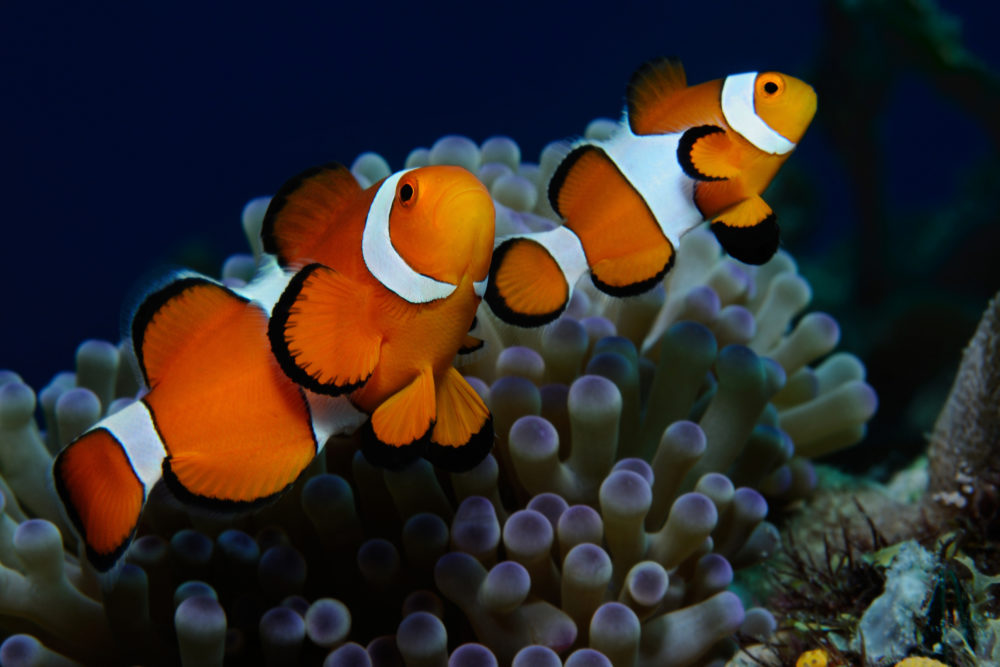
#> input picture data/Regular-Ocellaris-Clownfish-Amphiprion-Ocellaris-1-e1536625989383.jpg, 1000 x 667 px, given in place of the camera
$ python background_subtractor.py
#> lines starting #> are read from the running program, lines starting #| are printed output that depends on the picture
import cv2 as cv
import numpy as np

from argparse import ArgumentParser


if __name__ == "__main__":
    ap = ArgumentParser()
    ap.add_argument(
        "-r", "--ratio", default=0.85, type=float, help="Set background ratio"
    )
    ap.add_argument("-s", "--shadow", default=255, type=int, help="Set shadow value")
    ap.add_argument(
        "-rec", "--record", default=False, action="store_true", help="Record output?"
    )
    args = vars(ap.parse_args())

    cap = cv.VideoCapture(0)
    if args["record"]:
        h = int(cap.get(cv.CAP_PROP_FRAME_HEIGHT))
        w = int(cap.get(cv.CAP_PROP_FRAME_WIDTH))
        codec = cv.VideoWriter_fourcc(*"MPEG")
        out = cv.VideoWriter("out.avi", codec, 10.0, (w * 2, h))

    kernel = cv.getStructuringElement(cv.MORPH_ELLIPSE, (6, 6))

    bgs = cv.createBackgroundSubtractorMOG2()
    bgs.setBackgroundRatio(args["ratio"])
    bgs.setShadowValue(args["shadow"])

    while True:
        grabbed, frame = cap.read()
#> frame is the input picture: shape (667, 1000, 3); mean B, G, R 40.7, 42.9, 49.7
        if not grabbed:
            break

        gray = cv.cvtColor(frame, cv.COLOR_BGR2GRAY)
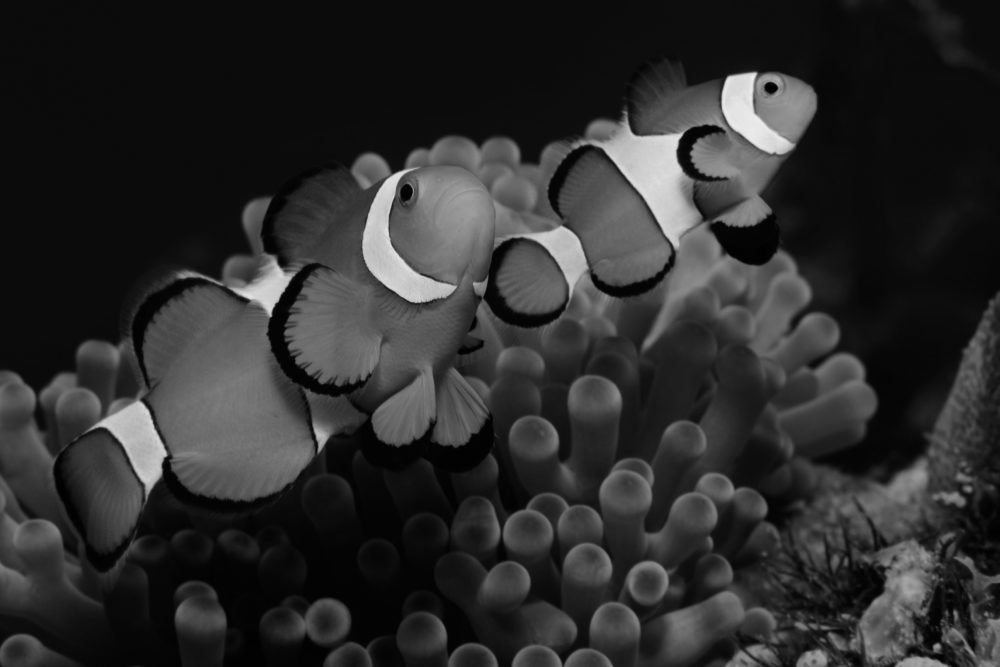
#> gray: shape (667, 1000); min 0, max 244, mean 44.7
        blur = cv.GaussianBlur(gray, (5, 5), 1)
        foreground = bgs.apply(blur)
#> foreground: shape (667, 1000); every value is 255
        closed = cv.morphologyEx(foreground, cv.MORPH_CLOSE, kernel)
        contours = cv.findContours(closed, cv.RETR_EXTERNAL, cv.CHAIN_APPROX_TC89_L1)[0]
#> contours = [[[0, 0], [0, 666], [999, 666], [999, 0]]]
        mask = np.zeros_like(gray)
        if contours is not None:
            if len(contours):
                contour = sorted(contours, reverse=True, key=cv.contourArea)[0]
#> contour = [[0, 0], [0, 666], [999, 666], [999, 0]]
                rect = cv.minAreaRect(contour)
#> rect = ((499.5, 333), (666, 999), -90)
                box = cv.boxPoints(rect)
#> box = [[999, 666], [-2.04e-14, 666], [0, 0], [999, 0]]
                box = np.int0(box)
#> box = [[999, 666], [0, 666], [0, 0], [999, 0]]
                cv.drawContours(mask, [box], 0, (255, 255, 255), -1)

            frame_masked = cv.bitwise_and(frame, frame, mask=mask)
            output = np.hstack([frame, frame_masked])
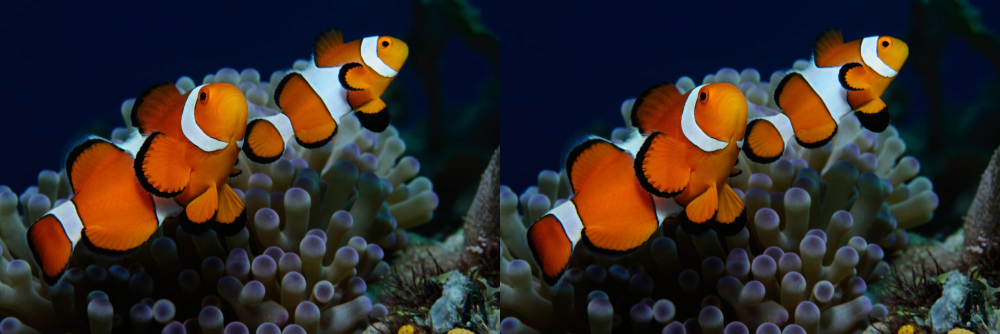
#> output: shape (667, 2000, 3) (shown at 1/2 size); mean B, G, R 40.7, 42.9, 49.7
            if args["record"]:
                out.write(output)
            cv.imshow("output", output)
            k = cv.waitKey(1) & 0xFF
#> (key q is pressed here)
            if k == ord("q"):
                break

    cap.release()
    if args["record"]:
        out.release()
    cv.destroyAllWindows()
